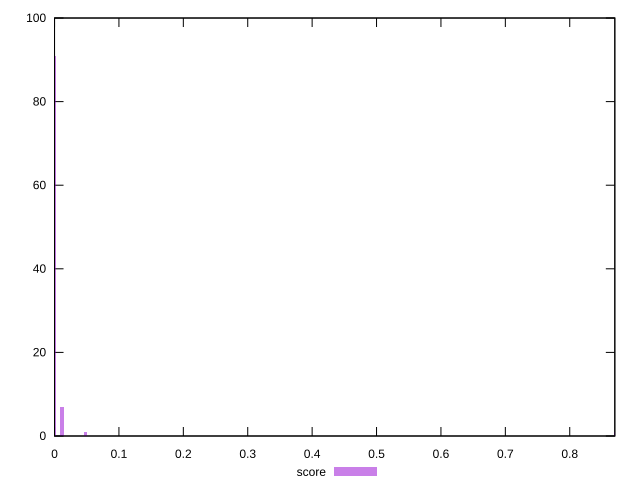

Here is the gnuplot script that generated this plot:
reset

$score <<EOF
0.048119981971561296 1
0.8721746732345484 1
0 91
0.012029995492890324 7
EOF

set key outside below
set boxwidth 0.006014997746445162
set xrange [0:0.87]
set yrange [0:100]
set trange [0:100]
set style fill transparent solid 0.5 noborder
set terminal svg size 640, 490 enhanced background rgb 'white'
set output "report/report_00029_2021-02-24T13-36-40.390Z/largest-contentful-paint/samples/astro/score/histogram.svg"

plot $score title "score" with boxes

reset
